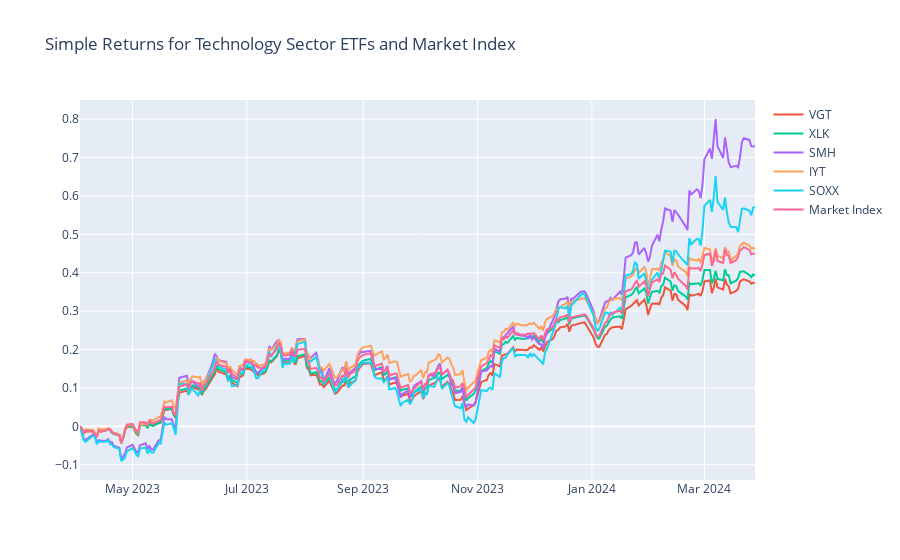

Notebook cell for this chart:
### Code cell
# plot the simple retruns using plotly for all stocks along with market index
fig = px.line(title="Simple Returns for Technology Sector ETFs and Market Index")
fig.add_scatter(x=vgt_data.index, y=vgt_data['simple_return'], mode='lines', name='VGT')
fig.add_scatter(x=xlk_data.index, y=xlk_data['simple_return'], mode='lines', name='XLK')
fig.add_scatter(x=smh_data.index, y=smh_data['simple_return'], mode='lines', name='SMH')
fig.add_scatter(x=iyt_data.index, y=iyt_data['simple_return'], mode='lines', name='IYT')
fig.add_scatter(x=soxx_data.index, y=soxx_data['simple_return'], mode='lines', name='SOXX')
fig.add_scatter(x=market_index_data.index, y=market_index_data['simple_return'], mode='lines', name='Market Index')
fig.show()

### Figure 1 — Plotly figure (JSON) as saved in the notebook; plotly's stock layout.template omitted (floating-point values rounded to 4 significant figures; data arrays with more than 128 entries replaced by an {"elided": "..."} marker saying what was removed)
{"data": [{"hovertemplate": "<extra></extra>", "legendgroup": "", "line": {"color": "#636efa", "dash": "solid"}, "marker": {"symbol": "circle"}, "mode": "lines", "name": "", "orientation": "v", "showlegend": false, "type": "scatter", "xaxis": "x", "yaxis": "y"}, {"mode": "lines", "name": "VGT", "type": "scatter", "x": {"elided": "249 str values"}, "y": {"elided": "249 float values"}}, {"mode": "lines", "name": "XLK", "type": "scatter", "x": {"elided": "249 str values"}, "y": {"elided": "249 float values"}}, {"mode": "lines", "name": "SMH", "type": "scatter", "x": {"elided": "249 str values"}, "y": {"elided": "249 float values"}}, {"mode": "lines", "name": "IYT", "type": "scatter", "x": {"elided": "249 str values"}, "y": {"elided": "249 float values"}}, {"mode": "lines", "name": "SOXX", "type": "scatter", "x": {"elided": "249 str values"}, "y": {"elided": "249 float values"}}, {"mode": "lines", "name": "Market Index", "type": "scatter", "x": {"elided": "249 str values"}, "y": {"elided": "249 float values"}}], "layout": {"legend": {"tracegroupgap": 0}, "title": {"text": "Simple Returns for Technology Sector ETFs and Market Index"}, "xaxis": {"anchor": "y", "domain": [0, 1]}, "yaxis": {"anchor": "x", "domain": [0, 1]}}}
